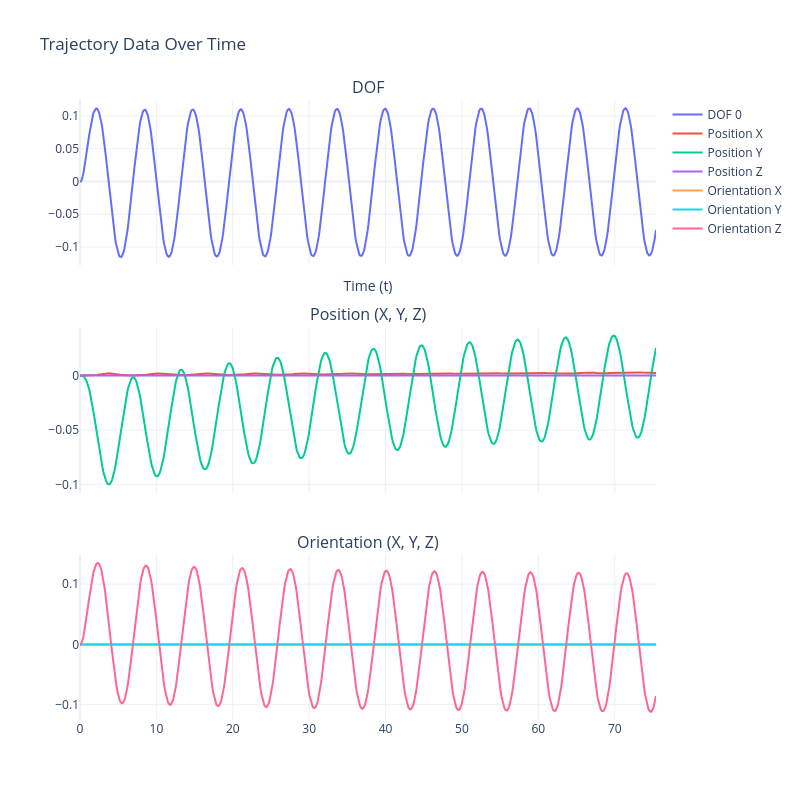

The code cell stored with this chart in its notebook:
### Markdown cell above
### Figure of trajectory

### Code cell
# Extract position, orientation and dofs
positions = jnp.array([t[0] for t in trajectory])
orientations = jnp.array([t[1] for t in trajectory])
dofs = jnp.array([t[2][0] for t in trajectory])

# Time vector
time = jnp.linspace(0, final_time, len(trajectory))

# Create a subplot figure with 3 rows and 1 column
fig = make_subplots(
    rows=3, cols=1,
    subplot_titles=("DOF", "Position (X, Y, Z)", "Orientation (X, Y, Z)"),
    shared_xaxes=True,  # Share the x-axis for all plots (time)
    vertical_spacing=0.1  # Adjust vertical spacing (reduce clutter)
)

# Plot DOFs in the first subplot
fig.add_trace(go.Scatter(x=time, y=dofs[:], mode='lines', name='DOF 0'), row=1, col=1)

# Plot position components (X, Y, Z) in the second subplot
fig.add_trace(go.Scatter(x=time, y=positions[:, 0], mode='lines', name='Position X'), row=2, col=1)
fig.add_trace(go.Scatter(x=time, y=positions[:, 1], mode='lines', name='Position Y'), row=2, col=1)
fig.add_trace(go.Scatter(x=time, y=positions[:, 2], mode='lines', name='Position Z'), row=2, col=1)

# Plot orientation components (X, Y, Z) in the third subplot
fig.add_trace(go.Scatter(x=time, y=orientations[:, 0], mode='lines', name='Orientation X'), row=3, col=1)
fig.add_trace(go.Scatter(x=time, y=orientations[:, 1], mode='lines', name='Orientation Y'), row=3, col=1)
fig.add_trace(go.Scatter(x=time, y=orientations[:, 2], mode='lines', name='Orientation Z'), row=3, col=1)

# Update layout for titles and labels
fig.update_layout(
    title="Trajectory Data Over Time",
    xaxis_title="Time (t)",
    # yaxis_title="Values (Position/Orientation Components)",
    template="plotly_white",  # Set the background to white
    showlegend=True,  # Show legend to distinguish between the traces
    height=800,  # Set figure height
    width=800,   # Set figure width
    plot_bgcolor='white',  # Set the plot background to white
    paper_bgcolor='white'  # Set the paper background to white
)

# Show the plot
fig.show()

### Figure 1 — Plotly figure (JSON) as saved in the notebook; plotly's stock layout.template omitted (floating-point values rounded to 4 significant figures; data arrays with more than 128 entries replaced by an {"elided": "..."} marker saying what was removed)
{"data": [{"mode": "lines", "name": "DOF 0", "type": "scatter", "x": {"elided": "754 float values"}, "xaxis": "x", "y": {"elided": "754 float values"}, "yaxis": "y"}, {"mode": "lines", "name": "Position X", "type": "scatter", "x": {"elided": "754 float values"}, "xaxis": "x2", "y": {"elided": "754 float values"}, "yaxis": "y2"}, {"mode": "lines", "name": "Position Y", "type": "scatter", "x": {"elided": "754 float values"}, "xaxis": "x2", "y": {"elided": "754 float values"}, "yaxis": "y2"}, {"mode": "lines", "name": "Position Z", "type": "scatter", "x": {"elided": "754 float values"}, "xaxis": "x2", "y": {"elided": "754 float values"}, "yaxis": "y2"}, {"mode": "lines", "name": "Orientation X", "type": "scatter", "x": {"elided": "754 float values"}, "xaxis": "x3", "y": {"elided": "754 float values"}, "yaxis": "y3"}, {"mode": "lines", "name": "Orientation Y", "type": "scatter", "x": {"elided": "754 float values"}, "xaxis": "x3", "y": {"elided": "754 float values"}, "yaxis": "y3"}, {"mode": "lines", "name": "Orientation Z", "type": "scatter", "x": {"elided": "754 float values"}, "xaxis": "x3", "y": {"elided": "754 float values"}, "yaxis": "y3"}], "layout": {"annotations": [{"font": {"size": 16}, "showarrow": false, "text": "DOF", "x": 0.5, "xanchor": "center", "xref": "paper", "y": 1, "yanchor": "bottom", "yref": "paper"}, {"font": {"size": 16}, "showarrow": false, "text": "Position (X, Y, Z)", "x": 0.5, "xanchor": "center", "xref": "paper", "y": 0.6333, "yanchor": "bottom", "yref": "paper"}, {"font": {"size": 16}, "showarrow": false, "text": "Orientation (X, Y, Z)", "x": 0.5, "xanchor": "center", "xref": "paper", "y": 0.2667, "yanchor": "bottom", "yref": "paper"}], "height": 800, "paper_bgcolor": "white", "plot_bgcolor": "white", "showlegend": true, "title": {"text": "Trajectory Data Over Time"}, "width": 800, "xaxis": {"anchor": "y", "domain": [0, 1], "matches": "x3", "showticklabels": false, "title": {"text": "Time (t)"}}, "xaxis2": {"anchor": "y2", "domain": [0, 1], "matches": "x3", "showticklabels": false}, "xaxis3": {"anchor": "y3", "domain": [0, 1]}, "yaxis": {"anchor": "x", "domain": [0.7333, 1]}, "yaxis2": {"anchor": "x2", "domain": [0.3667, 0.6333]}, "yaxis3": {"anchor": "x3", "domain": [0, 0.2667]}}}
